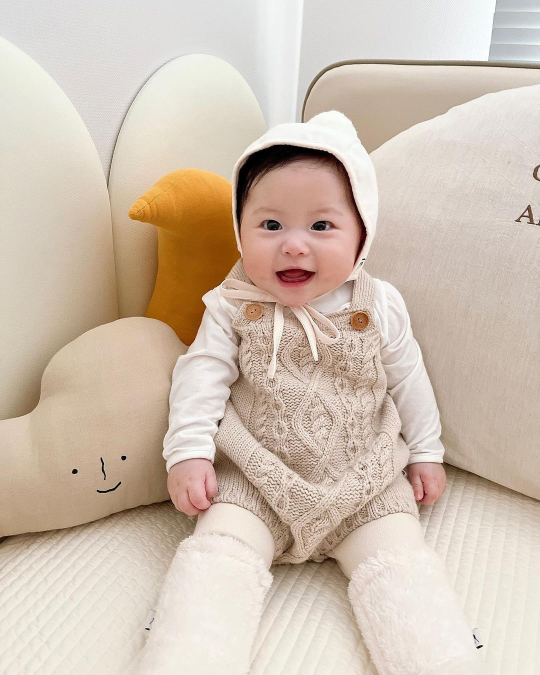
#> input picture test/318231715.jpeg, 1080 x 1350 px (shown at 1/2 size)
$ python -i images_util.py   (imports and definitions only)
#> lines starting #> are read from the running program, lines starting #| are printed output that depends on the picture
from PIL import Image
import cv2
import numpy


def image_grid(imgs: list[Image.Image], rows: int, cols: int) -> Image.Image:
    # assert len(imgs) == rows * cols
    w, h = imgs[0].size
    grid = Image.new("RGB", size=(cols * w, rows * h))
    grid_w, grid_h = grid.size
    for i, img in enumerate(imgs):
        grid.paste(img, box=(i % cols * w, i // cols * h))
    return grid


def crop_img(img, target_size: tuple[int, int] = (512, 512)):
    '''
    img: str | Image.Image
    '''
#> called with img = '../test/318231715.jpeg', target_size = (512, 512)
    if isinstance(img, str):
        cv2_img = cv2.imread(img)  # 读取图片
#> cv2_img is the input picture: shape (1350, 1080, 3); mean B, G, R 177.9, 192.9, 208.7
    else:
        cv2_img = cv2.cvtColor(numpy.array(img), cv2.COLOR_RGB2BGR)

    (height, width, _) = cv2_img.shape
#> height = 1350; width = 1080

    t_img_len = height if height < width else width
#> t_img_len = 1080

    face_cascade = cv2.CascadeClassifier(
        cv2.data.haarcascades + 'haarcascade_frontalface_default.xml')  # 加载人脸检测模型

    eye_cascade = cv2.CascadeClassifier(
        cv2.data.haarcascades+'haarcascade_eye.xml')

    gray = cv2.cvtColor(cv2_img, cv2.COLOR_BGR2GRAY)  # 转换为灰度图
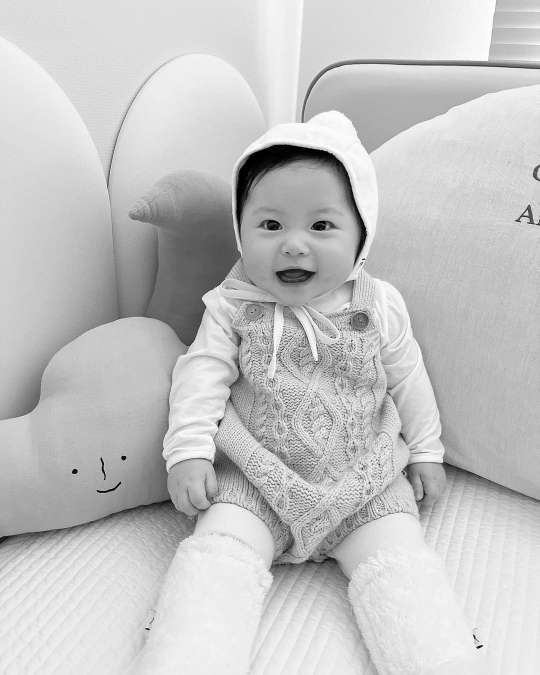
#> gray: shape (1350, 1080) (shown at 1/2 size); min 0, max 255, mean 195.9
    faces = face_cascade.detectMultiScale(gray, 1.3, 5)  # 检测人脸
#> faces = [[443, 333, 290, 290]]
    eyes = []
    if len(faces) == 0:
        eyes = eye_cascade.detectMultiScale(gray)

    if len(faces) == 0 and len(eyes) == 0:
        print(f"no face detected in image {img}")
        return
    (x, y, w, h) = faces[0] if len(faces) != 0 else eyes[0]
#> x = 443; y = 333; w = 290; h = 290
    if height < width:
        y = 0
        h = height
        x = max(0, (x + w//2) - height // 2)
        w = height
    else:
        x = 0
        w = width
#> w = 1080
        y = max(0, (y + h // 2) - width // 2)
#> y = 0
        h = width
#> h = 1080

    crop_img = cv2_img[y:y+h, x:x+w]  # 裁剪人脸区域
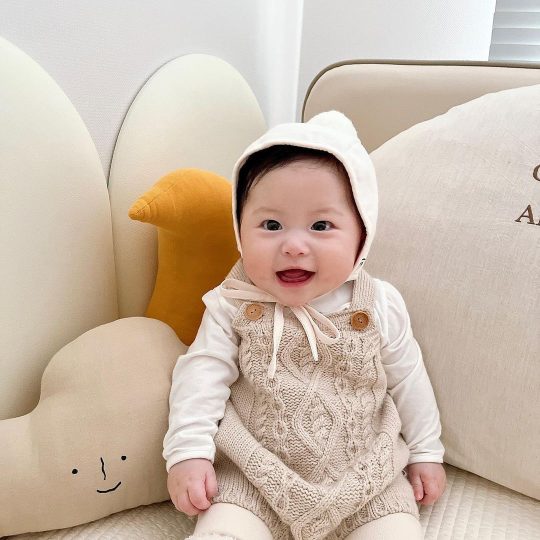
#> crop_img: shape (1080, 1080, 3) (shown at 1/2 size); mean B, G, R 170.4, 186.3, 203.8
    crop_img = cv2.resize(crop_img, target_size)  # 将人脸缩放为正方形
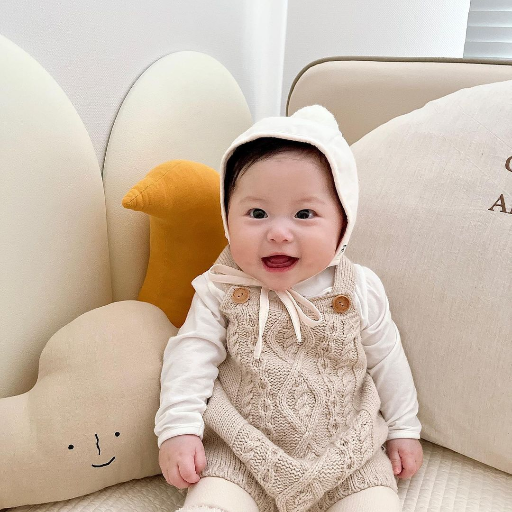
#> crop_img: shape (512, 512, 3); mean B, G, R 170.2, 186.1, 203.7
    return crop_img

>>> result = crop_img('../test/318231715.jpeg')

$ run again, on test/temp_image1.jpeg
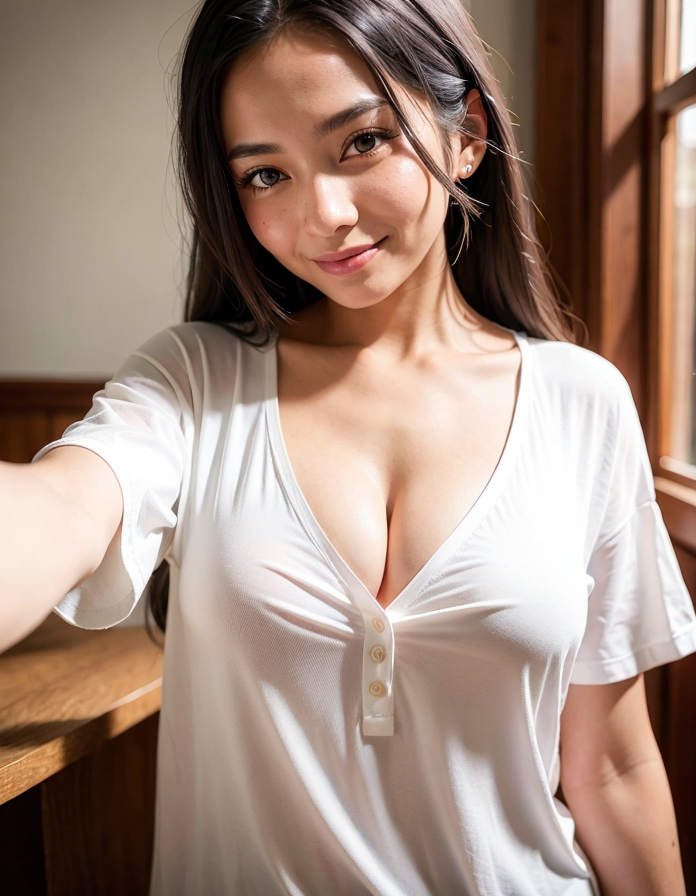
#> input picture test/temp_image1.jpeg, 696 x 896 px
#> in crop_img, cv2_img is the input picture: shape (896, 696, 3); mean B, G, R 124.3, 137.6, 161.5
#> in crop_img, `gray = cv2.cvtColor(cv2_img, cv2.COLOR_BGR2GRAY)`:
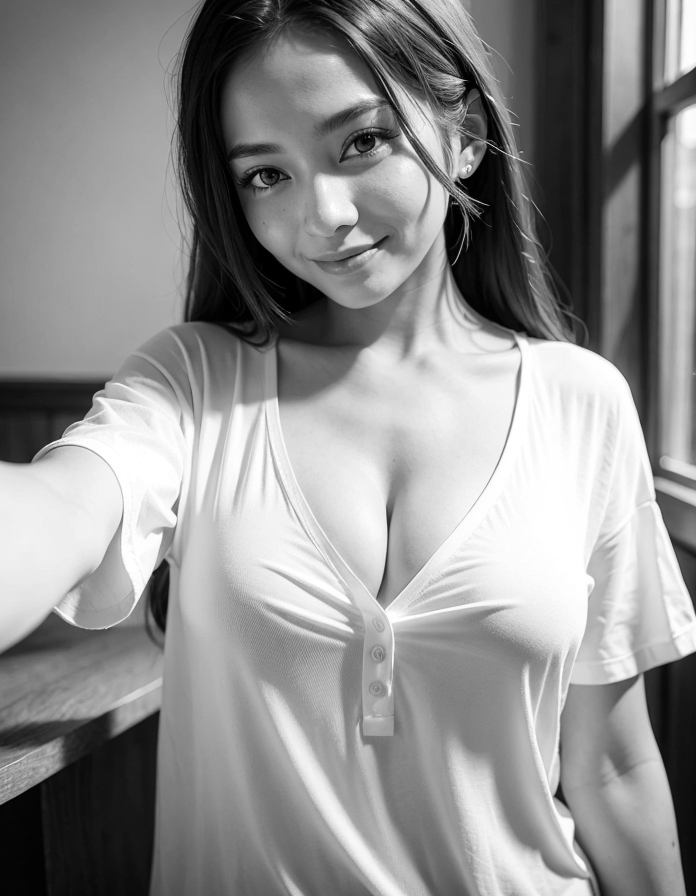
#> gray: shape (896, 696); min 0, max 255, mean 143.2
#> faces = ()
#> eyes = [[409, 354, 24, 24], [365, 643, 24, 24], [364, 678, 23, 23], [235, 148, 57, 57], [327, 114, 64, 64], [510, 642, 49, 49], [586, 735, 59, 59]]
#> in crop_img, `(x, y, w, h) = faces[0] if len(faces) != 0 else eyes[0]`: x = 409; y = 354; w = 24
#> in crop_img, `y = max(0, (y + h // 2) - width // 2)`: y = 18
#> in crop_img, `crop_img = cv2_img[y:y+h, x:x+w]`:
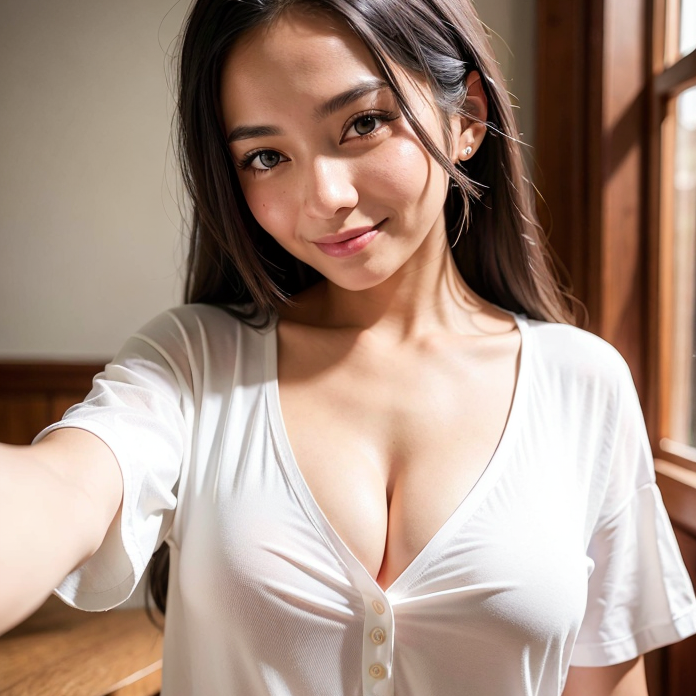
#> crop_img: shape (696, 696, 3); mean B, G, R 130.7, 144.5, 168.6
